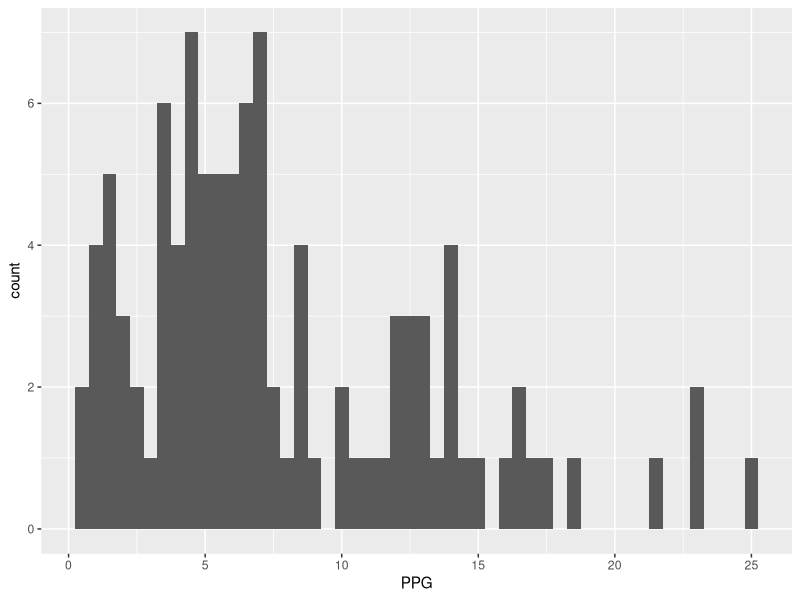
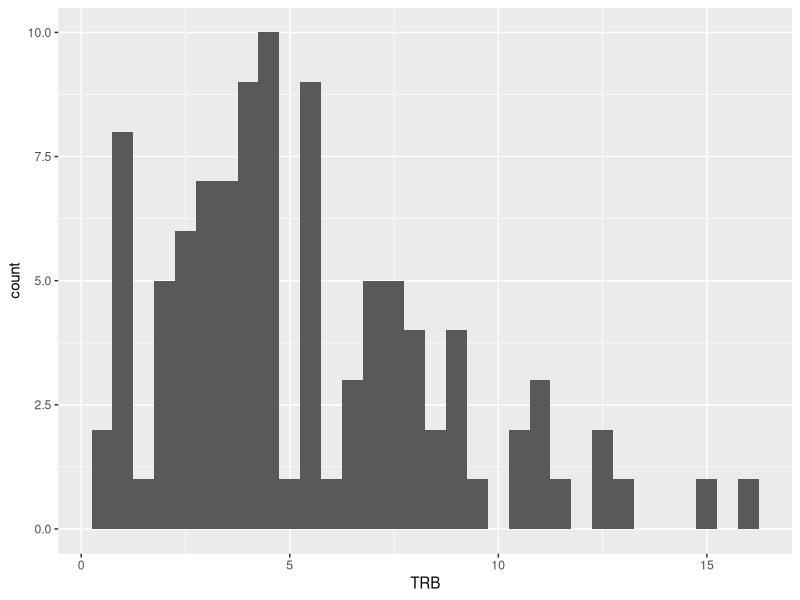

Write the R code that produced these figures, in order.
#Giancarlo Carino
#Basketball 2018 Analysis
#Centers

#Load libraries
library(tidyverse)
library(stringr)

#Import CSV
bk18perg <- read_csv("RawData/bk18perGstats.csv")

#Remove rank from data frame
bk18perg$Rk <- NULL

#Rename points per game variable
colnames(bk18perg)[29] <- "PPG"

#Remove after slash
bk18perg$Player <- sub("\\\\.*", "", bk18perg$Player)

#Create new tibble of just Point Guards
centers <- subset(bk18perg, Pos == "C")

#Remove Pos variable (all the same)
centers$Pos <- NULL

#Remove irrelevent variables for centers
centers$`3P%` <- NULL
centers$AST <- NULL 

#Find duplicates and store
rmDup <- which(duplicated(centers$Player))

#Update dataframe without duplicate Players
centers <- centers[-rmDup,]

glimpse(centers)

#Remove NA values
centers <- na.omit(centers)

#Create fantasy value for centers
centers$FV <- centers$`FG%`*.15 + centers$`3P`*.025 + centers$PPG*.2 + centers$`FT%`*.05 + centers$TRB*.25 - centers$TOV*.025 + centers$BLK*.25 + centers$STL*.05

#Check for distribution of PPG
ggplot(data = centers, mapping = aes(x = PPG)) +
  geom_histogram(binwidth = .5)

#Check distribution of TRB
ggplot(data = centers, aes(TRB)) +
  geom_histogram(binwidth = .5)

#Log transform variables to put in terms of % change
centers$lnFG <- log(centers$FG)
centers$ln2P <- log(centers$`2P`)
centers$lnDRB <- log(centers$DRB)
centers$lnORB <- log(centers$ORB)
centers$lnPF <- log(centers$PF)
centers$lnMP <- log(centers$MP)
centers$lneFG <- log(centers$`eFG%`)

#Remove rows with Inf values (non-significant players)
rmINF <- which(is.infinite(centers$lnORB))
centers <- centers[-rmINF,]

#Lin-Log Regression
centersLinLog <- lm(centers$FV ~ centers$lnFG + centers$ln2P + centers$lnDRB + centers$lnORB + centers$lnPF + centers$lnMP + centers$lneFG, data = centers)

summary(centersLinLog)
